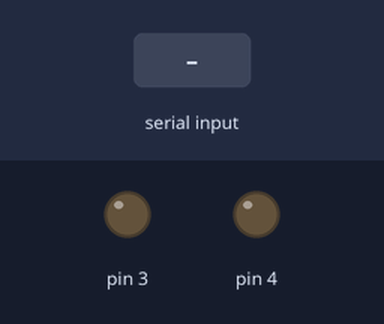
The sketch below on a simulated Arduino Uno, built with avr-gcc and run on an emulated ATmega328P. On the bench: output pins drawn as LEDs (lit = HIGH). The inputs (shaded band) are chosen by the test bench.

Above: at 1.2 s.
1.3 s: "1" received over Serial
At 1.6 s:
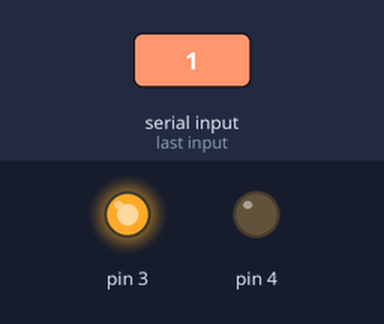
2.8 s: byte 32 (' ') received over Serial
At 3.9 s:
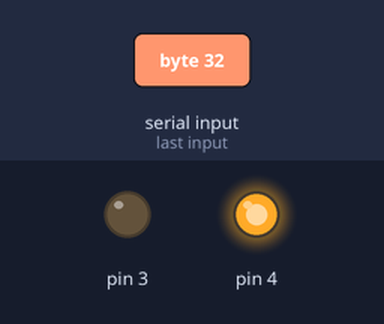
Timing chart, 0 to 5.8 s (numbered marks = the images above; inputs shaded):
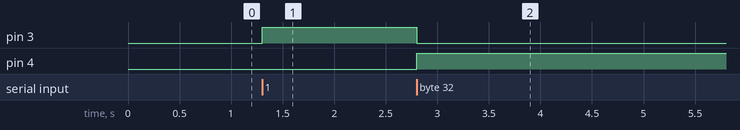

Measured:
- after the input at 1.3 s, pin 3: LOW → HIGH at once
- after the input at 2.8 s, pin 3: HIGH → LOW at once; pin 4: LOW → HIGH at once

The sketch:

C_.ino
```cpp
void setup() {
  Serial.begin(9600);
  pinMode(3,OUTPUT);
  pinMode(4,OUTPUT);

}

void loop() {

  if(Serial.available())
  {
    char a = Serial.read();

    {
      if(a=='1')
      {
        digitalWrite(4,LOW);
        digitalWrite(3,HIGH);
      }
      else if(a==' ' || a=='0'){
        digitalWrite(3,LOW);
        digitalWrite(4,HIGH);
      }
    }
  }

}
```
